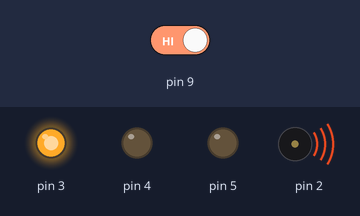
The sketch below on a simulated Arduino Uno, built with avr-gcc and run on an emulated ATmega328P. On the bench: output pins drawn as LEDs (lit = HIGH), buzzer (waves = sounding). The inputs (shaded band) are chosen by the test bench; at power-on: pin 9 HIGH.

Above: at 6.7 s.
6.8 s: pin 9 driven LOW
At 8.6 s:
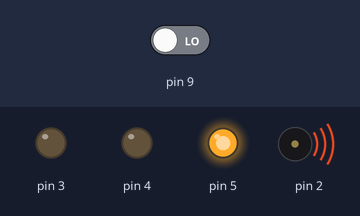
At 9.2 s:
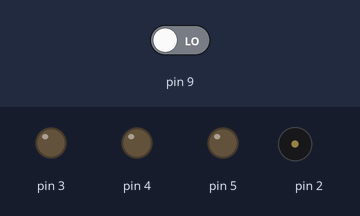
10.5 s: pin 9 driven HIGH
At 11.9 s:
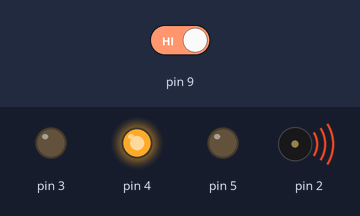
Timing chart, 0 to 21.7 s (numbered marks = the images above; inputs shaded):
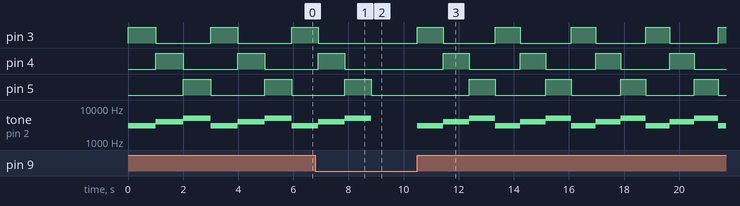

Measured:
- after the input at 6.8 s, pin 3: goes on until 6.9 s, then stays LOW; pin 4: goes on until 7.9 s, then stays LOW
- after the input at 10.5 s, pin 3: alternates HIGH for 0.91 s and LOW for 1.8 s, starting at once; pin 4: alternates HIGH for 0.91 s and LOW for 1.8 s, starting after 0.94 s
- by itself, pin 3–5: alternates HIGH for 0.99 s and LOW for 2.0 s
- by itself, tone on pin 2: plays 3000 Hz for 1.0 s, 4000 Hz for 1.0 s, 5000 Hz for 1.0 s, 3000 Hz for 0.98 s, 4000 Hz for 0.98 s, 5000 Hz for 0.98 s … (7 notes in this stretch)

The sketch:

classes.ino
```cpp
#include "BeepLight.h"

BeepLight* light1;
BeepLight* light2;
BeepLight* light3;

void setup() {
  light1 = new BeepLight(3, 2, 1000, 3000);
  light2 = new BeepLight(4, 2, 1000, 4000);
  light3 = new BeepLight(5, 2, 1000, 5000);

  pinMode(9, INPUT);
}

void loop() {

  int status = digitalRead(9);
  if (status == LOW) {
    return;
  }

  light1->perform();
 // delay(10);
  light2->perform();
 // delay(10);
  light3->perform();
 // delay(10);
  light1->minusDelay(20);
  light2->minusDelay(20);
  light3->minusDelay(20);
}
```

BeepLight.cpp
```cpp
#include "BeepLight.h"

BeepLight::BeepLight(int lightPin, int tonePin, int delayMillis, int toneFrequency) : light(lightPin, delayMillis), toone(tonePin, toneFrequency) {

}

void BeepLight::perform() {
  toone.startReproducing();
  light.perform();
  toone.stopReproducing();
}

void BeepLight::minusDelay(int millis) {
  light.minusDelay(millis);
}
```

BeepLight.h
```cpp
#include "Light.h"
#include "Tone.h"

class BeepLight {

  Light light;
  Tone toone;

  public:
  BeepLight(int, int, int, int);

  void perform();
  void minusDelay(int);
};
```

Light.cpp
```cpp
#include "Light.h"
#include <Arduino.h>

Light::Light(int p_pin, int p_delayMillis) : pin(p_pin), delayMillis(p_delayMillis) {
  pinMode(pin, OUTPUT);
}

void Light::perform() {
  digitalWrite(pin, HIGH);
  delay(delayMillis);
  digitalWrite(pin, LOW);
}

void Light::minusDelay(int millis) {
  int newDelay = delayMillis - millis;
  int resultDelay = newDelay < 20 ? delayMillis : newDelay;

  delayMillis = resultDelay;
}

Light Light::operator+(int millis) {
  Light newLight(pin, delayMillis + millis);
  return newLight;
}

Light Light::operator-(int millis) {
  int newDelay = delayMillis - millis;
  int resultDelay = newDelay < 20 ? delayMillis : newDelay;

  Light newLight(pin, resultDelay);
  return newLight;
}
```

Light.h
```cpp
class Light {

  int pin;
  int delayMillis;

  public:
  Light(int, int);
  void perform();
  Light operator+(int);
  Light operator-(int);
  void minusDelay(int);
};
```

Tone.cpp
```cpp
#include <Arduino.h>
#include "Tone.h"

Tone::Tone(int pin, int frequency=3000) : pin(pin), frequency(frequency) {
  pinMode(pin, OUTPUT);
}

void Tone::startReproducing() {
  tone(pin, frequency);
}

void Tone::stopReproducing() {
  noTone(pin);
}
```

Tone.h
```cpp
class Tone {
  int pin;
  int frequency;

  public:
  Tone(int, int);
  void startReproducing();
  void stopReproducing();
  void minusDelay(int);
};
```
